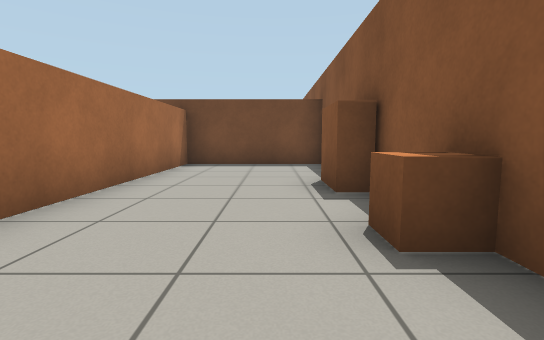
[1] (above)

19 first-person views from a walk through a world built for the Gazebo simulator. The camera is 0.71 m above the floor, tilts 6° down and sees 85° across. The floor is counted in squares, 1 m on a side. Each view is taken from the middle of a square. On the plan, view 1 faces up. The plan holds only what a view shows up to about 10 squares ahead; the rest is blank.

[2]
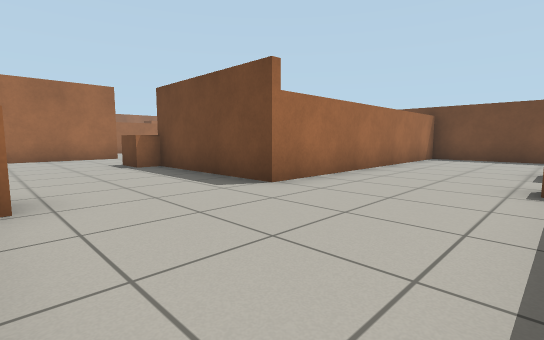

[3]
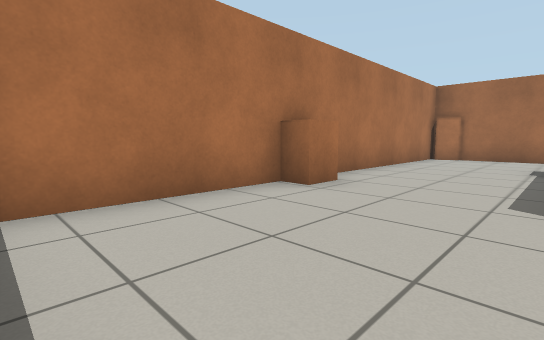

[4]
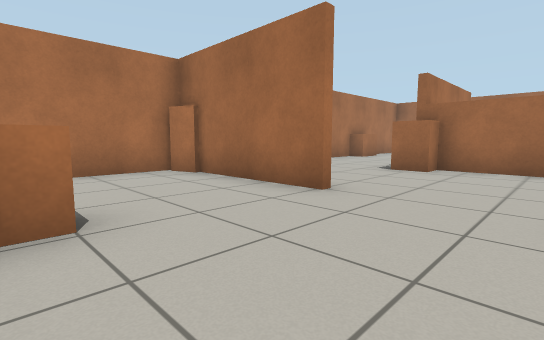

[5]
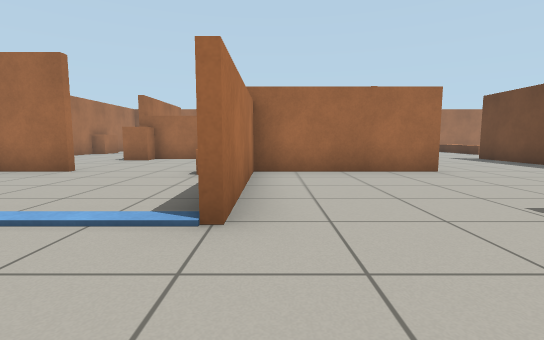

[6]
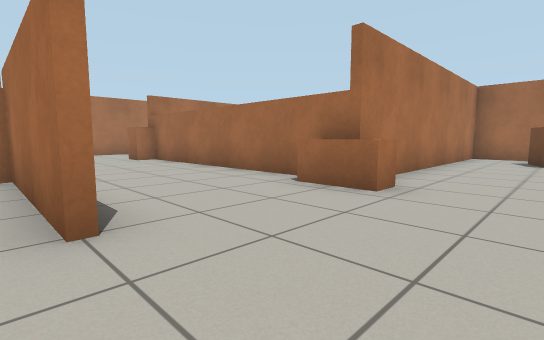

[7]
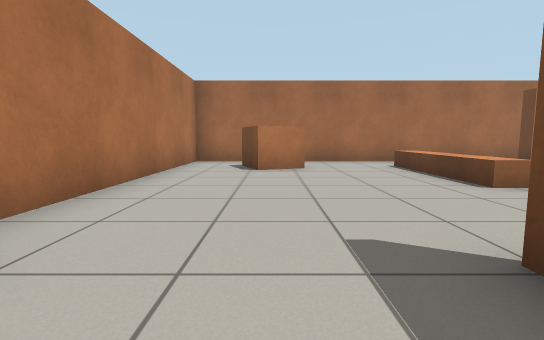

[8]
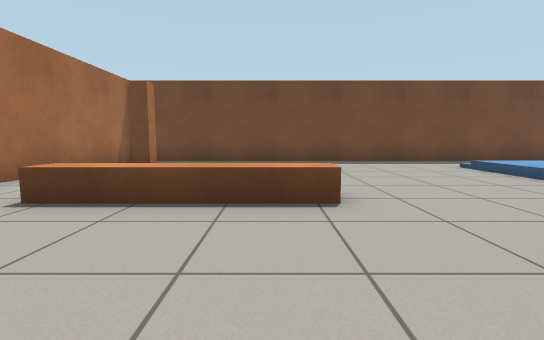

[9]
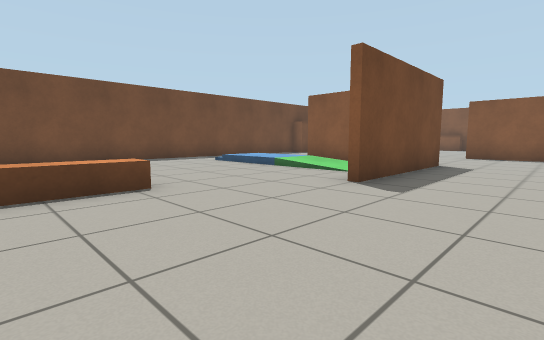

[10]
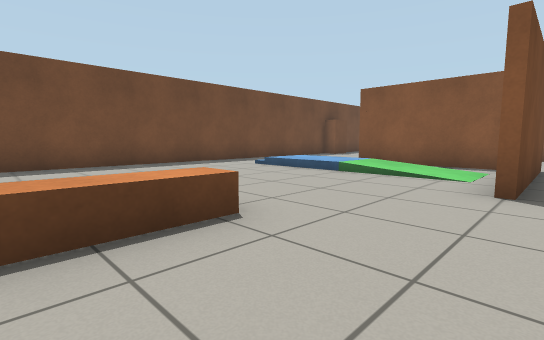

[11]
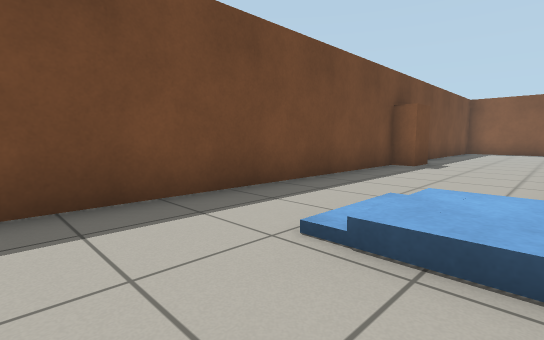

[12]
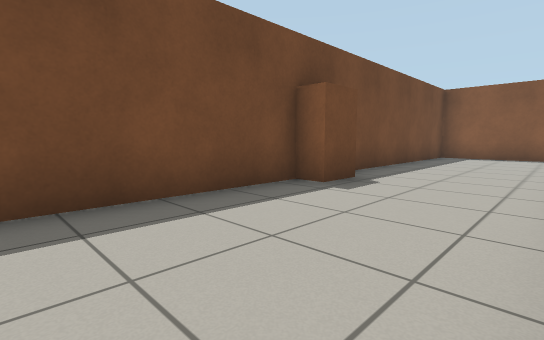

[13]
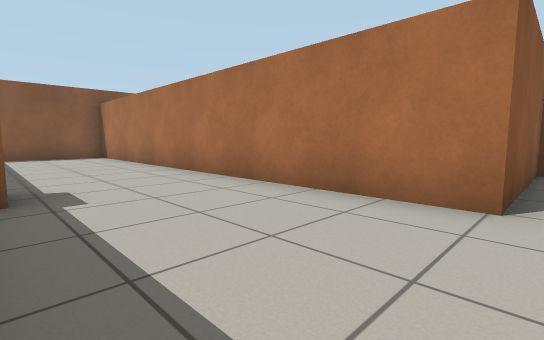

[14]
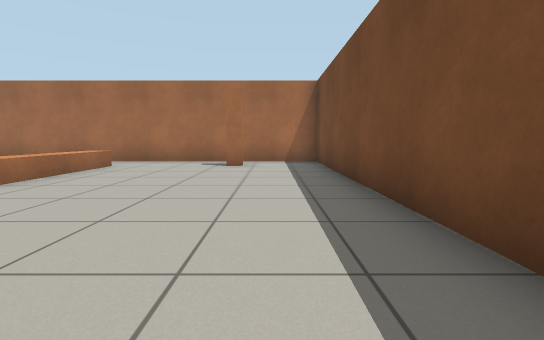

[15]
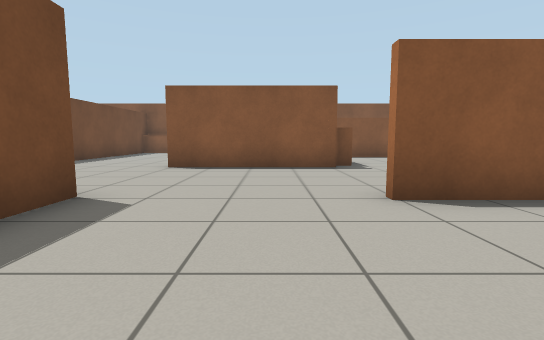

[16]
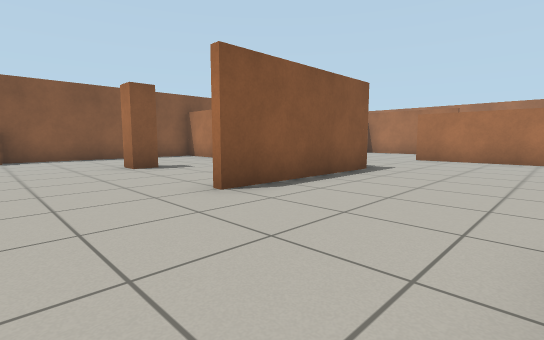

[17]
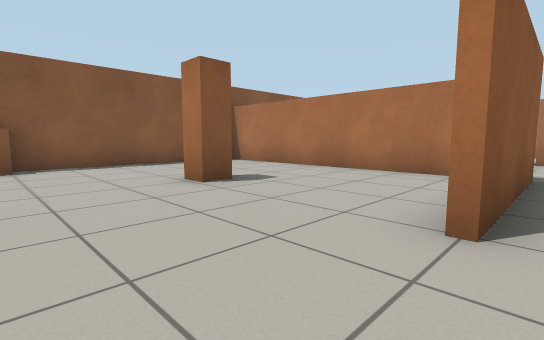

[18]
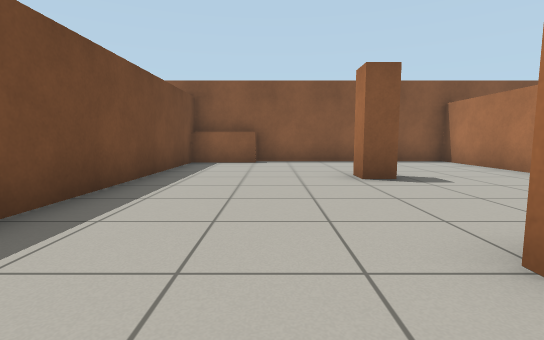

[19]
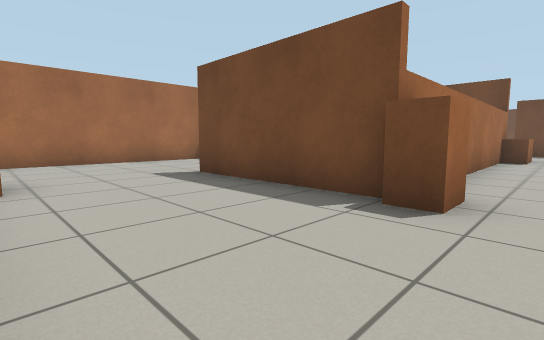

### Floor plan
Points are (right, up) in squares from view 1. A wall is a line through its corners. A room is listed if a view was taken in it or the views show most of it. See-through windows are left out.
Room 1 (views 1, 2, 3, 4, 5, 6, 7, 8, 9, 10, 11, 12, 13, 14, 15, 16, 17, 18, 19)
walls: (-10.4, 8.6) (-10.4, 4.6) (-6.4, 4.6); (-10.6, 6.8) (-10.6, 8.6); (-10.4, 12.4) (-14.6, 12.4); (-10.6, 12.5) (-10.6, 16.6) (0, 16.6); (-6.6, 8.4) (-6.6, 12.6); (-4.6, 8.6) (1.4, 8.6) (1.4, 16.4) (-5.5, 16.4); (-10.4, 0.6) (-10.4, -2.5); (-2.4, 8.5) (-2.4, 0.4) (-6.5, 0.4); (-16.5, 0.6) (-14.4, 0.6); (-7.5, 20.4) (-22.4, 20.4) (-22.4, 8.6) (-14.4, 8.6) (-14.4, 0.4) (-18.6, 0.4); (-10.5, -3.4) (0.9, -3.4); (1.4, 5.6) (1.4, 8.4) (-3.1, 8.4); (-22.4, 2) (-22.4, -2.6); (1.4, 2.6) (1.4, 3.2); (1.4, 17.5) (1.4, 19.4); (0, 20.4) (-5, 20.4)
low walls: (0.8, 14.4) (0.8, 16.5)
objects: orange box (-21, 10) to (-20, 12); pillar (-21, 18); orange box (-20, 14) to (-17, 15); other object (-19, -3) to (-18, -3); orange box (-14, 0) to (-14, 1); orange box (-14, 8) to (-14, 9); ramp (-12, 16); blue box (-12, 17); blue box (-12, 18); orange box (-11, -3) to (-10, -3); other object (-10, 4); orange box (-7, 0); orange box (-7, 20) to (-6, 20); orange box (-6, 8) to (-5, 8); orange box (-3, -3); orange post (-3, 12) to (-2, 12); orange box (1, 2); orange box (1, 4) to (1, 5)

Positions as (right, up) in squares from view 1, and headings:
1: (0, 0), facing up
2: (1, -3), facing up-left
3: (1, 0), facing down-left
4: (-7, 3), facing down-left
5: (-4, 5), facing left
6: (-10, 11), facing down-left
7: (-13, 11), facing left
8: (-18, 11), facing up
9: (-19, 10), facing up-right
10: (-19, 12), facing up-right
11: (-15, 17), facing up-right
12: (-11, 17), facing up-right
13: (-11, 20), facing down-right
14: (-13, 19), facing left
15: (-14, 10), facing right
16: (-10, 15), facing down-right
17: (-7, 15), facing down-right
18: (-8, 14), facing right
19: (-13, -3), facing up-left
